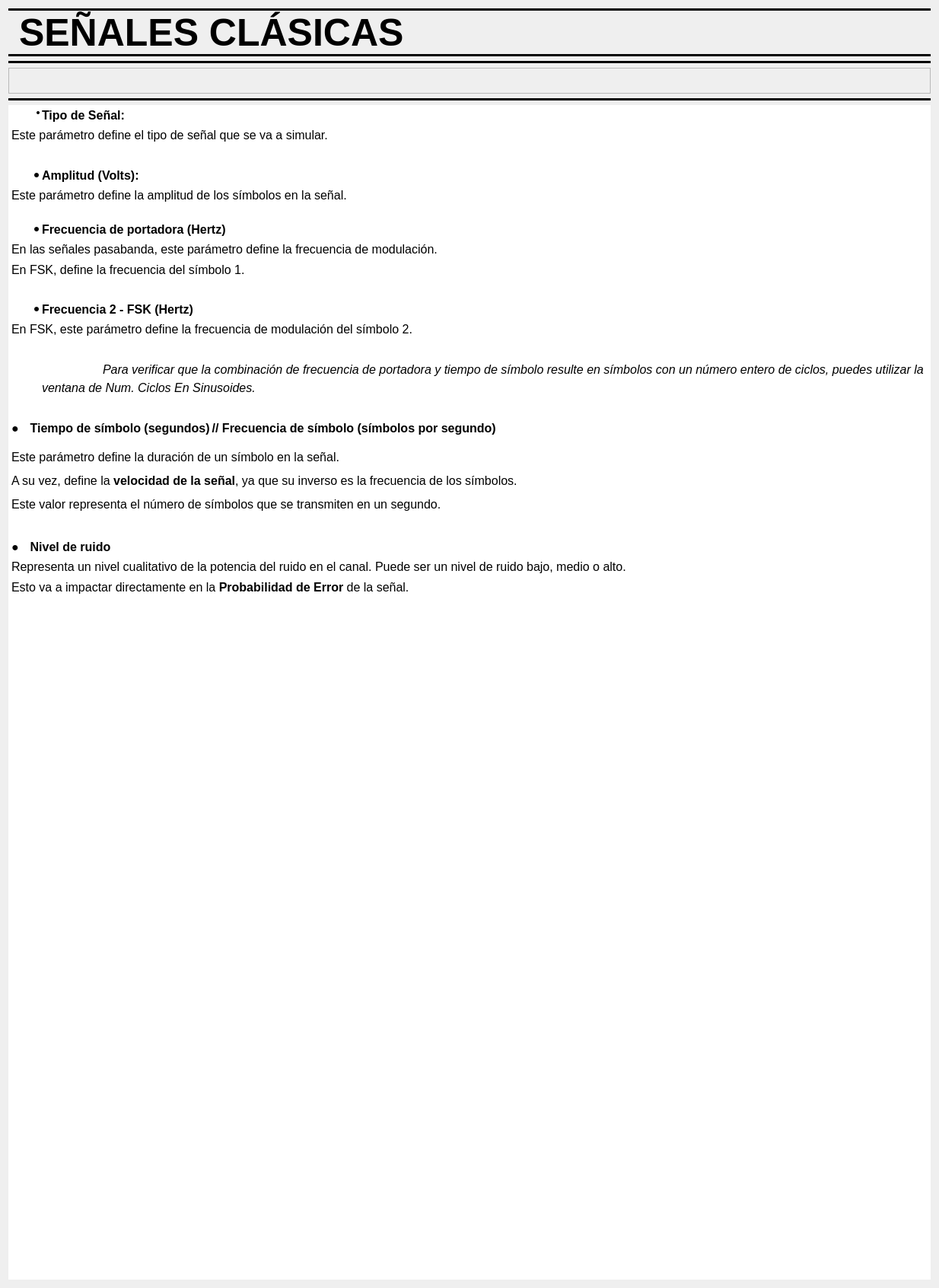
          <widget class="QWidget" name="scrollAreaWidgetContents_2">
           <property name="geometry">
            <rect>
             <x>0</x>
             <y>0</y>
             <width>1234</width>
             <height>1692</height>
            </rect>
           </property>
           <layout class="QVBoxLayout" name="verticalLayout_6">
            <item>
             <widget class="QLabel" name="labelSenalesClasicas">
              <property name="styleSheet">
               <string notr="true">QLabel{
qproperty-alignment: AlignCenter;
font-family: Microsoft Sans Serif;
font-size: 50px;
font-weight: bold;
border-top: 3px solid black;
border-bottom: 3px solid black;
color: black;
}
</string>
              </property>
              <property name="text">
               <string>SEÑALES CLÁSICAS</string>
              </property>
             </widget>
            </item>
            <item>
             <widget class="Line" name="line_3">
              <property name="styleSheet">
               <string notr="true">QFrame{
border: 2px solid black
}</string>
              </property>
              <property name="orientation">
               <enum>Qt::Horizontal</enum>
              </property>
             </widget>
            </item>
            <item>
             <widget class="QFrame" name="frame">
              <property name="minimumSize">
               <size>
                <width>600</width>
                <height>0</height>
               </size>
              </property>
              <property name="styleSheet">
               <string notr="true"/>
              </property>
              <property name="frameShape">
               <enum>QFrame::StyledPanel</enum>
              </property>
              <property name="frameShadow">
               <enum>QFrame::Raised</enum>
              </property>
              <layout class="QHBoxLayout" name="horizontalLayout">
               <item alignment="Qt::AlignHCenter|Qt::AlignVCenter">
                <widget class="QLabel" name="label_SClasicas">
                 <property name="text">
                  <string/>
                 </property>
                 <property name="pixmap">
                  <pixmap>DatosSC.png</pixmap>
                 </property>
                 <property name="scaledContents">
                  <bool>true</bool>
                 </property>
                 <property name="alignment">
                  <set>Qt::AlignCenter</set>
                 </property>
                </widget>
               </item>
              </layout>
             </widget>
            </item>
            <item>
             <widget class="Line" name="line_4">
              <property name="styleSheet">
               <string notr="true">QFrame{
border: 2px solid black
}</string>
              </property>
              <property name="orientation">
               <enum>Qt::Horizontal</enum>
              </property>
             </widget>
            </item>
            <item>
             <widget class="QTextBrowser" name="textBrowser_SClasicas">
              <property name="minimumSize">
               <size>
                <width>0</width>
                <height>800</height>
               </size>
              </property>
              <property name="styleSheet">
               <string notr="true">QTextEdit { border: none }
</string>
              </property>
              <property name="html">
               <string>&lt;!DOCTYPE HTML PUBLIC &quot;-//W3C//DTD HTML 4.0//EN&quot; &quot;http://www.w3.org/TR/REC-html40/strict.dtd&quot;&gt;
&lt;html&gt;&lt;head&gt;&lt;meta name=&quot;qrichtext&quot; content=&quot;1&quot; /&gt;&lt;style type=&quot;text/css&quot;&gt;
p, li { white-space: pre-wrap; }
&lt;/style&gt;&lt;/head&gt;&lt;body style=&quot; font-family:'Microsoft Sans Serif'; font-size:7.8pt; font-weight:400; font-style:normal;&quot;&gt;
&lt;ul style=&quot;margin-top: 0px; margin-bottom: 0px; margin-left: 0px; margin-right: 0px; -qt-list-indent: 1;&quot;&gt;&lt;li style=&quot; font-size:8pt; background-color:transparent;&quot; style=&quot; margin-top:0px; margin-bottom:0px; margin-left:0px; margin-right:0px; -qt-block-indent:0; text-indent:0px; line-height:138%;&quot;&gt;&lt;span style=&quot; font-size:12pt; font-weight:600;&quot;&gt;Tipo de Señal:&lt;/span&gt;&lt;/li&gt;&lt;/ul&gt;
&lt;p style=&quot; margin-top:0px; margin-bottom:0px; margin-left:0px; margin-right:0px; -qt-block-indent:0; text-indent:0px; line-height:138%;&quot;&gt;&lt;a name=&quot;docs-internal-guid-a9c4f637-7fff-08cf-657c-df5da0b5fffa&quot;&gt;&lt;/a&gt;&lt;span style=&quot; font-size:12pt; color:#000000; background-color:transparent;&quot;&gt;E&lt;/span&gt;&lt;span style=&quot; font-size:12pt; color:#000000; background-color:transparent;&quot;&gt;ste parámetro define el tipo de señal que se va a simular. &lt;/span&gt;&lt;/p&gt;
&lt;p style=&quot;-qt-paragraph-type:empty; margin-top:0px; margin-bottom:0px; margin-left:0px; margin-right:0px; -qt-block-indent:0; text-indent:0px; line-height:138%; font-size:12pt; color:#000000; background-color:transparent;&quot;&gt;&lt;br /&gt;&lt;/p&gt;
&lt;ul style=&quot;margin-top: 0px; margin-bottom: 0px; margin-left: 0px; margin-right: 0px; -qt-list-indent: 1;&quot;&gt;&lt;li style=&quot; font-size:12pt; font-weight:696; color:#000000; background-color:transparent;&quot; style=&quot; margin-top:0px; margin-bottom:0px; margin-left:0px; margin-right:0px; -qt-block-indent:0; text-indent:0px; line-height:138%;&quot;&gt;&lt;span style=&quot; font-weight:600;&quot;&gt;Amplitud (Volts):&lt;/span&gt;&lt;/li&gt;&lt;/ul&gt;
&lt;p style=&quot; margin-top:0px; margin-bottom:0px; margin-left:0px; margin-right:0px; -qt-block-indent:0; text-indent:0px; line-height:138%;&quot;&gt;&lt;span style=&quot; font-size:12pt; color:#000000; background-color:transparent;&quot;&gt;Este parámetro define la amplitud de los símbolos en la señal. &lt;/span&gt;&lt;/p&gt;
&lt;p style=&quot;-qt-paragraph-type:empty; margin-top:0px; margin-bottom:0px; margin-left:0px; margin-right:0px; -qt-block-indent:0; text-indent:0px; font-size:12pt;&quot;&gt;&lt;br /&gt;&lt;/p&gt;
&lt;ul style=&quot;margin-top: 0px; margin-bottom: 0px; margin-left: 0px; margin-right: 0px; -qt-list-indent: 1;&quot;&gt;&lt;li style=&quot; font-size:12pt; font-weight:696; color:#000000; background-color:transparent;&quot; style=&quot; margin-top:0px; margin-bottom:0px; margin-left:0px; margin-right:0px; -qt-block-indent:0; text-indent:0px; line-height:138%;&quot;&gt;&lt;a name=&quot;docs-internal-guid-1508d8ee-7fff-a695-4ac8-a6ed865f60c7&quot;&gt;&lt;/a&gt;Frecuencia de portadora (Hertz)&lt;/li&gt;&lt;/ul&gt;
&lt;p style=&quot; margin-top:0px; margin-bottom:0px; margin-left:0px; margin-right:0px; -qt-block-indent:0; text-indent:0px; line-height:138%;&quot;&gt;&lt;span style=&quot; font-size:12pt; color:#000000; background-color:transparent;&quot;&gt;En las señales pasabanda, este parámetro define la frecuencia de modulación.&lt;/span&gt;&lt;/p&gt;
&lt;p style=&quot; margin-top:0px; margin-bottom:0px; margin-left:0px; margin-right:0px; -qt-block-indent:0; text-indent:0px; line-height:138%;&quot;&gt;&lt;span style=&quot; font-size:12pt; color:#000000; background-color:transparent;&quot;&gt;En FSK, define la frecuencia del símbolo 1.&lt;/span&gt;&lt;/p&gt;
&lt;p style=&quot;-qt-paragraph-type:empty; margin-top:0px; margin-bottom:0px; margin-left:0px; margin-right:0px; -qt-block-indent:0; text-indent:0px; line-height:138%; font-size:12pt; color:#000000;&quot;&gt;&lt;br /&gt;&lt;/p&gt;
&lt;ul style=&quot;margin-top: 0px; margin-bottom: 0px; margin-left: 0px; margin-right: 0px; -qt-list-indent: 1;&quot;&gt;&lt;li style=&quot; font-size:12pt; font-weight:696; color:#000000; background-color:transparent;&quot; style=&quot; margin-top:0px; margin-bottom:0px; margin-left:0px; margin-right:0px; -qt-block-indent:0; text-indent:0px; line-height:138%;&quot;&gt;&lt;a name=&quot;docs-internal-guid-e6c5ca71-7fff-ffe3-dc8c-ce5fe23137ec&quot;&gt;&lt;/a&gt;Frecuencia 2 - FSK (Hertz)&lt;/li&gt;&lt;/ul&gt;
&lt;p style=&quot; margin-top:0px; margin-bottom:0px; margin-left:0px; margin-right:0px; -qt-block-indent:0; text-indent:0px; line-height:138%;&quot;&gt;&lt;span style=&quot; font-size:12pt; color:#000000; background-color:transparent;&quot;&gt;En FSK, este parámetro define la frecuencia de modulación del símbolo 2.&lt;/span&gt;&lt;/p&gt;
&lt;p style=&quot;-qt-paragraph-type:empty; margin-top:0px; margin-bottom:0px; margin-left:0px; margin-right:0px; -qt-block-indent:0; text-indent:0px; line-height:138%; font-size:12pt; color:#000000;&quot;&gt;&lt;br /&gt;&lt;/p&gt;
&lt;p style=&quot; margin-top:0px; margin-bottom:0px; margin-left:0px; margin-right:0px; -qt-block-indent:1; text-indent:0px; line-height:138%; background-color:transparent;&quot;&gt;&lt;a name=&quot;docs-internal-guid-4bacdaae-7fff-c0ba-0746-9e009c6fb1b8&quot;&gt;&lt;/a&gt;&lt;span style=&quot; font-size:12pt; font-style:italic; color:#000000;&quot;&gt;	&lt;/span&gt;&lt;span style=&quot; font-size:12pt; font-style:italic; color:#000000;&quot;&gt;Para verificar que la combinación de frecuencia de portadora y tiempo de símbolo resulte en símbolos con un número entero de ciclos, puedes utilizar la ventana de Num. Ciclos En Sinusoides.&lt;/span&gt;&lt;/p&gt;
&lt;p style=&quot;-qt-paragraph-type:empty; margin-top:0px; margin-bottom:0px; margin-left:0px; margin-right:0px; -qt-block-indent:0; text-indent:0px; line-height:138%; font-size:12pt; font-style:italic; color:#000000; background-color:transparent;&quot;&gt;&lt;br /&gt;&lt;/p&gt;
&lt;p style=&quot; margin-top:0px; margin-bottom:0px; margin-left:0px; margin-right:0px; -qt-block-indent:0; text-indent:0px; line-height:138%;&quot;&gt;&lt;span style=&quot; font-family:'Microsoft Sans Serif,sans-serif'; font-size:12pt;&quot;&gt;●&lt;/span&gt;&lt;span style=&quot; font-family:'Times New Roman'; font-size:7pt;&quot;&gt;      &lt;/span&gt;&lt;span style=&quot; font-family:'Microsoft Sans Serif,sans-serif'; font-size:12pt; font-weight:600;&quot;&gt;Tiempo de símbolo (segundos)&lt;/span&gt;&lt;span style=&quot; font-size:8pt;&quot;&gt; &lt;/span&gt;&lt;span style=&quot; font-family:'Microsoft Sans Serif,sans-serif'; font-size:12pt; font-weight:600;&quot;&gt;// Frecuencia de símbolo (símbolos por segundo)&lt;/span&gt;&lt;span style=&quot; font-size:8pt;&quot;&gt; &lt;/span&gt;&lt;/p&gt;
&lt;p style=&quot; margin-top:12px; margin-bottom:12px; margin-left:0px; margin-right:0px; -qt-block-indent:0; text-indent:0px;&quot;&gt;&lt;span style=&quot; font-family:'Microsoft Sans Serif,sans-serif'; font-size:12pt;&quot;&gt;Este parámetro define la duración de un símbolo en la señal. &lt;/span&gt;&lt;/p&gt;
&lt;p style=&quot; margin-top:12px; margin-bottom:12px; margin-left:0px; margin-right:0px; -qt-block-indent:0; text-indent:0px;&quot;&gt;&lt;span style=&quot; font-family:'Microsoft Sans Serif,sans-serif'; font-size:12pt;&quot;&gt;A su vez, define la &lt;/span&gt;&lt;span style=&quot; font-family:'Microsoft Sans Serif,sans-serif'; font-size:12pt; font-weight:600;&quot;&gt;velocidad de la señal&lt;/span&gt;&lt;span style=&quot; font-family:'Microsoft Sans Serif,sans-serif'; font-size:12pt;&quot;&gt;, ya que su inverso es la frecuencia de los símbolos. &lt;/span&gt;&lt;/p&gt;
&lt;p style=&quot; margin-top:12px; margin-bottom:12px; margin-left:0px; margin-right:0px; -qt-block-indent:0; text-indent:0px;&quot;&gt;&lt;span style=&quot; font-family:'Microsoft Sans Serif,sans-serif'; font-size:12pt;&quot;&gt;Este valor representa el número de símbolos que se transmiten en un segundo.&lt;/span&gt;&lt;span style=&quot; font-size:8pt;&quot;&gt; &lt;/span&gt;&lt;/p&gt;
&lt;p style=&quot;-qt-paragraph-type:empty; margin-top:12px; margin-bottom:12px; margin-left:0px; margin-right:0px; -qt-block-indent:0; text-indent:0px; font-size:8pt;&quot;&gt;&lt;br /&gt;&lt;/p&gt;
&lt;p style=&quot; margin-top:0px; margin-bottom:0px; margin-left:0px; margin-right:0px; -qt-block-indent:0; text-indent:0px; line-height:138%;&quot;&gt;&lt;span style=&quot; font-family:'Microsoft Sans Serif,sans-serif'; font-size:12pt;&quot;&gt;●&lt;/span&gt;&lt;span style=&quot; font-family:'Times New Roman'; font-size:7pt;&quot;&gt;      &lt;/span&gt;&lt;span style=&quot; font-family:'Microsoft Sans Serif,sans-serif'; font-size:12pt; font-weight:600;&quot;&gt;Nivel de ruido&lt;/span&gt;&lt;span style=&quot; font-size:8pt;&quot;&gt; &lt;/span&gt;&lt;/p&gt;
&lt;p style=&quot; margin-top:0px; margin-bottom:0px; margin-left:0px; margin-right:0px; -qt-block-indent:0; text-indent:0px; line-height:138%;&quot;&gt;&lt;span style=&quot; font-family:'Microsoft Sans Serif,sans-serif'; font-size:12pt;&quot;&gt;Representa un nivel cualitativo de la potencia del ruido en el canal. Puede ser un nivel de ruido bajo, medio o alto.&lt;/span&gt;&lt;/p&gt;
&lt;p style=&quot; margin-top:0px; margin-bottom:0px; margin-left:0px; margin-right:0px; -qt-block-indent:0; text-indent:0px; line-height:138%;&quot;&gt;&lt;span style=&quot; font-family:'Microsoft Sans Serif,sans-serif'; font-size:12pt;&quot;&gt;Esto va a impactar directamente en la &lt;/span&gt;&lt;span style=&quot; font-family:'Microsoft Sans Serif,sans-serif'; font-size:12pt; font-weight:600;&quot;&gt;Probabilidad de Error &lt;/span&gt;&lt;span style=&quot; font-family:'Microsoft Sans Serif,sans-serif'; font-size:12pt;&quot;&gt;de la señal.&lt;/span&gt;&lt;span style=&quot; font-size:8pt;&quot;&gt; &lt;/span&gt;&lt;/p&gt;
&lt;p style=&quot;-qt-paragraph-type:empty; margin-top:0px; margin-bottom:0px; margin-left:0px; margin-right:0px; -qt-block-indent:1; text-indent:0px; line-height:138%; font-size:12pt; background-color:transparent;&quot;&gt;&lt;br /&gt;&lt;/p&gt;&lt;/body&gt;&lt;/html&gt;</string>
              </property>
             </widget>
            </item>
           </layout>
          </widget>
